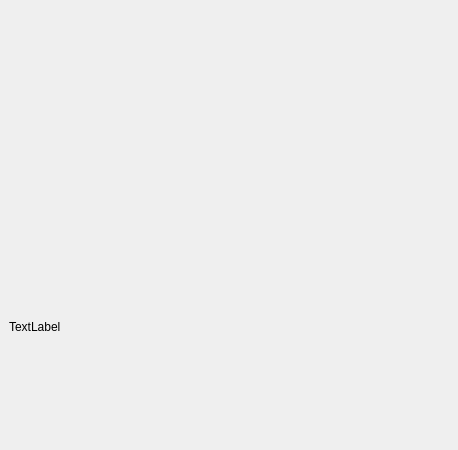
<?xml version="1.0" encoding="UTF-8"?>
<ui version="4.0">
 <class>title</class>
 <widget class="QWidget" name="title">
  <property name="geometry">
   <rect>
    <x>0</x>
    <y>0</y>
    <width>458</width>
    <height>450</height>
   </rect>
  </property>
  <property name="windowTitle">
   <string>Form</string>
  </property>
  <layout class="QVBoxLayout" name="verticalLayout">
   <property name="spacing">
    <number>0</number>
   </property>
   <property name="leftMargin">
    <number>0</number>
   </property>
   <property name="topMargin">
    <number>0</number>
   </property>
   <property name="rightMargin">
    <number>0</number>
   </property>
   <item>
    <widget class="TitleWidget" name="layout" native="true">
     <layout class="QVBoxLayout" name="verticalLayout_2">
      <item>
       <widget class="QLabel" name="img">
        <property name="sizePolicy">
         <sizepolicy hsizetype="MinimumExpanding" vsizetype="MinimumExpanding">
          <horstretch>0</horstretch>
          <verstretch>0</verstretch>
         </sizepolicy>
        </property>
        <property name="text">
         <string> </string>
        </property>
       </widget>
      </item>
      <item>
       <widget class="QLabel" name="titletext">
        <property name="sizePolicy">
         <sizepolicy hsizetype="Preferred" vsizetype="MinimumExpanding">
          <horstretch>0</horstretch>
          <verstretch>0</verstretch>
         </sizepolicy>
        </property>
        <property name="text">
         <string>TextLabel</string>
        </property>
       </widget>
      </item>
     </layout>
    </widget>
   </item>
  </layout>
 </widget>
 <customwidgets>
  <customwidget>
   <class>TitleWidget</class>
   <extends>QWidget</extends>
   <header location="global">titlewidget.h</header>
   <container>1</container>
  </customwidget>
 </customwidgets>
 <resources/>
 <connections/>
</ui>
